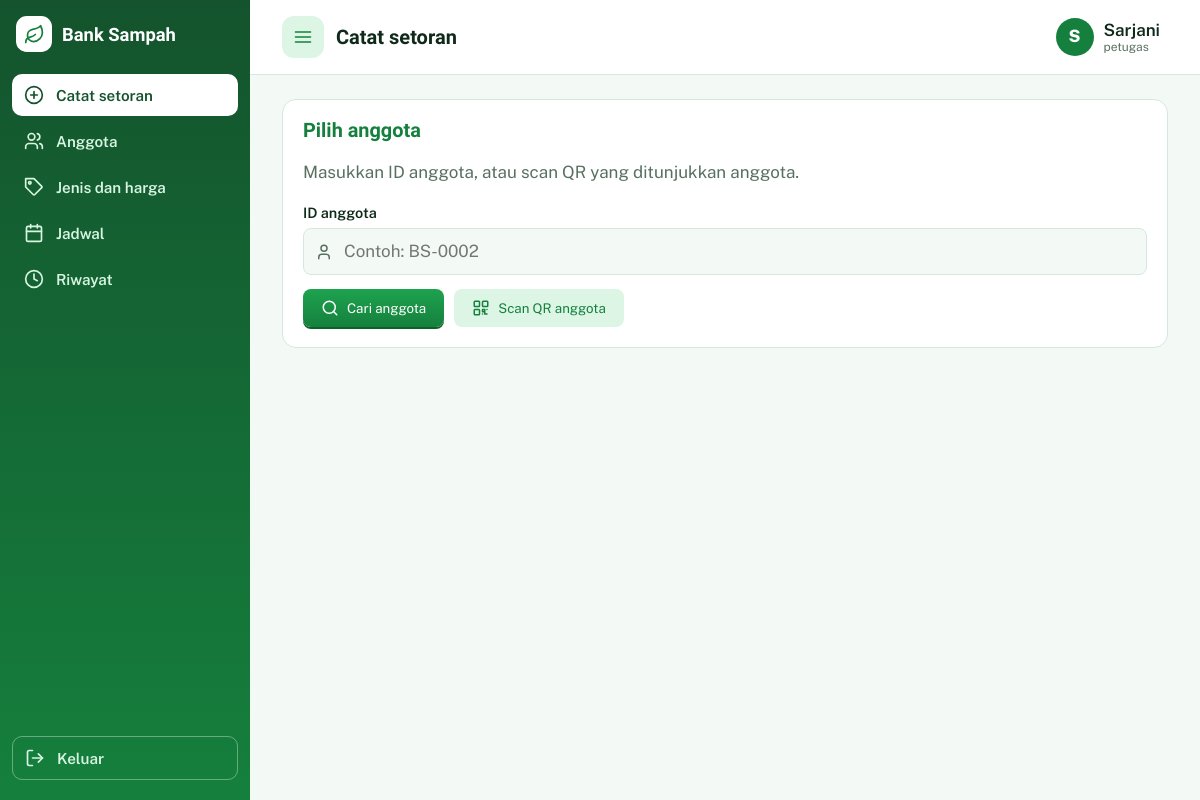
The page /setor.php (signed in) on the database its author committed.
### tables this page shows
CREATE TABLE `users` (
  `id_user` int(11) NOT NULL,
  `username` varchar(50) NOT NULL,
  `password_hash` varchar(255) NOT NULL,
  `role` enum('masyarakat','petugas') NOT NULL DEFAULT 'masyarakat',
  `nama_lengkap` varchar(100) NOT NULL,
  `tempat_lahir` varchar(50) NOT NULL,
  `tanggal_lahir` date NOT NULL,
  `provinsi` varchar(50) NOT NULL,
  `kabupaten_kota` varchar(50) NOT NULL,
  `kecamatan` varchar(80) NOT NULL DEFAULT '',
  `kelurahan` varchar(50) NOT NULL,
  `detail_alamat` varchar(255) NOT NULL,
  `kode_pos` char(5) NOT NULL,
  `foto` varchar(255) DEFAULT NULL,
  `created_at` timestamp NOT NULL DEFAULT current_timestamp()
);

### inc/lib.php (the view, shortened to what this page needs)
<?php
$pdo = new PDO('mysql:host=' . DB_HOST . ';dbname=' . DB_NAME . ';charset=utf8mb4', DB_USER, DB_PASS, [
    PDO::ATTR_ERRMODE => PDO::ERRMODE_EXCEPTION,
    PDO::ATTR_DEFAULT_FETCH_MODE => PDO::FETCH_ASSOC,
    PDO::ATTR_EMULATE_PREPARES => false,
]);
function e($s): string { return htmlspecialchars((string)$s, ENT_QUOTES, 'UTF-8'); }
function me(): ?array {
    global $pdo;
    static $u = false;
    if ($u === false) {
        $u = null;
        if (!empty($_SESSION['uid'])) {
            $s = $pdo->prepare('SELECT u.*, COALESCE(t.saldo,0) AS saldo FROM users u LEFT JOIN tabungan t ON t.id_user=u.id_user WHERE u.id_user=?');
            $s->execute([$_SESSION['uid']]);
            $u = $s->fetch() ?: null;
        }
    }
    return $u;
}
function need(?string $role = null): array {
    $u = me();
    return $u;
}
function ic(string $n, int $s = 20): string {
    return '<svg width="' . $s . '" height="' . $s . '" viewBox="0 0 24 24" fill="none" stroke="currentColor" stroke-width="2" stroke-linecap="round" stroke-linejoin="round" aria-hidden="true">' . (ICONS[$n] ?? '') . '</svg>';
}
function logo(int $s): string {
    return '<span class="logo" style="width:' . $s . 'px;height:' . $s . 'px">' . ic('leaf', (int)round($s * .58)) . '</span>';
}
function avatar(array $u): string {
    return '<span class="av">' . e(mb_strtoupper(mb_substr($u['nama_lengkap'], 0, 1))) . '</span>';
}
function layout_top(string $title, string $tab, array $u): void {
    $tabs = $u['role'] === 'petugas'
        ? [['setor', 'setor.php', 'Catat setoran', 'plus'], ['anggota', 'anggota.php', 'Anggota', 'users'], ['harga', 'harga.php', 'Jenis dan harga', 'tag'], ['jadwal', 'jadwal.php', 'Jadwal', 'calendar'], ['riwayat', 'riwayat.php', 'Riwayat', 'history']]
        : [['beranda', 'beranda.php', 'Beranda', 'home'], ['riwayat', 'riwayat.php', 'Riwayat', 'history'], ['harga', 'harga.php', 'Harga sampah', 'tag'], ['jadwal', 'jadwal.php', 'Jadwal', 'calendar']];
    ?><!DOCTYPE html>
<html lang="id">
<head>
<link rel="stylesheet" href="assets/style.css">
</head>
<body>
<div class="shell" id="shell">
<aside class="side" aria-label="Menu utama">
  <div class="sb-top"><?= logo(36) ?><span>Bank Sampah</span></div>
  <nav class="sn">
  <?php foreach ($tabs as [$k, $href, $lb, $icon]): ?>
    <a class="snl<?= $tab === $k ? ' on' : '' ?>" href="<?= $href ?>"><?= ic($icon) ?><span><?= $lb ?></span></a>
  <?php endforeach; ?>
  </nav>
  <a class="sn-out snl" href="logout.php"><?= ic('logout') ?><span>Keluar</span></a>
</aside>
<div class="main">
  <div class="top">
    <button class="burger" id="burger" aria-label="Buka atau tutup menu"><?= ic('menu') ?></button>
    <h1><?= e($title) ?></h1>
    <a class="who" href="profil.php" aria-label="Buka profil" style="text-decoration:none"><?= avatar($u) ?><span class="wn"><?= e($u['nama_lengkap']) ?><small><?= e($u['role']) ?></small></span></a>
  </div>
  <div class="content">
<?php
}
function layout_bottom(array $scripts = []): void { ?>
  </div>
</div>
</div>
</body>
</html>
<?php
}

### assets/style.css (style rules this page uses)
:root { box-sizing:border-box;padding-top:env(safe-area-inset-top,0px);padding-bottom:env(safe-area-inset-bottom,0px); --bg:#f3faf5;--sf:#fff;--ink:#0f2a1a;--mut:#58705f;--line:#d6e8dc;--pri:#15803d;--pri-ink:#fff;--coin:#15803d;--coin-ink:#fff;--bad:#b3261e;--soft:#dcf5e5;color-scheme:light }
html { scroll-padding-top:env(safe-area-inset-top,0px) }
*,*:before,*:after { box-sizing:border-box }
body { margin:0;background:var(--bg);color:var(--ink);font:16px/1.5 "Public Sans",system-ui,sans-serif }
h1,h2,h3 { font-family:"Bricolage Grotesque","Public Sans",sans-serif;margin:0 0 .5rem;line-height:1.15 }
nav { display:flex;gap:6px;overflow-x:auto;border-bottom:2px solid var(--line);margin-bottom:16px }
body::before { content:"";position:fixed;inset:0 0 auto;height:env(safe-area-inset-top,0px);background:var(--sf);z-index:30 }
.logo { display:inline-grid;place-items:center;border-radius:30%;background:#fff;color:#15803d;flex-shrink:0 }
.in svg { position:absolute;left:12px;top:50%;transform:translateY(-50%);color:var(--mut) }
.shell { display:flex;min-height:calc(100vh - env(safe-area-inset-top,0px) - env(safe-area-inset-bottom,0px)) }
.side { width:250px;background:linear-gradient(180deg,#14532d,#15803d);color:#fff;display:flex;flex-direction:column;padding:16px 12px;flex-shrink:0;transition:margin .25s,transform .25s;position:sticky;top:env(safe-area-inset-top,0px);align-self:flex-start;height:calc(100vh - env(safe-area-inset-top,0px)) }
.sb-top { display:flex;align-items:center;gap:10px;font:800 1.15rem "Bricolage Grotesque",sans-serif;margin-bottom:22px;padding:0 4px }
.sn { flex-direction:column;border:0;margin:0;overflow:visible;gap:0 }
.sn button,.sn-out { display:flex;align-items:center;gap:12px;width:100%;background:none;border:0;color:#d7f5e1;padding:11px 12px;border-radius:10px;font:600 .95rem "Public Sans",sans-serif;cursor:pointer;text-align:left;margin:0 0 4px }
.sn-out { margin-top:auto;border:1px solid rgba(255,255,255,.35) }
.main { flex:1;min-width:0 }
.top { display:flex;align-items:center;gap:12px;padding:12px 20px;background:var(--sf);border-bottom:1px solid var(--line);position:sticky;top:env(safe-area-inset-top,0px);z-index:5 }
.top h1 { font-size:1.25rem;margin:0;flex:1 }
.burger { width:42px;height:42px;border-radius:12px;border:0;background:var(--soft);color:var(--pri);display:grid;place-items:center;cursor:pointer }
.who { display:flex;align-items:center;gap:10px }
.av { width:38px;height:38px;border-radius:50%;background:var(--pri);color:#fff;display:grid;place-items:center;font-weight:800 }
.wn { line-height:1.2;font-weight:600 }
.wn small { display:block;color:var(--mut);font-size:.75rem;font-weight:400 }
.content { padding:24px 32px;max-width:1360px;margin:0 auto }
.who { background:none;border:0;cursor:pointer;color:inherit;font:inherit;text-align:left;padding:4px 8px 4px 4px;border-radius:12px }
.av { overflow:hidden;flex-shrink:0 }
@media (min-width:1000px) { body { font-size:17px } }
@media (min-width:1000px) { .top { padding:14px 32px } }
html { scroll-behavior:smooth }
.sn .snl { display:flex;align-items:center;gap:12px;color:#d7f5e1;padding:11px 12px;border-radius:10px;font:600 .95rem "Public Sans",sans-serif;text-decoration:none;margin:0 0 4px }
.sn .snl.on { background:#fff;color:#14532d }
.sn-out { text-decoration:none }

### rows shown on the page
users: nama_lengkap "S", nama_lengkap "Sarjani", role "petugas"

### other values the page prints
$lb "Catat setoran"
$lb "Anggota"
$lb "Jenis dan harga"
$lb "Jadwal"
$lb "Riwayat"
$title "Catat setoran"
